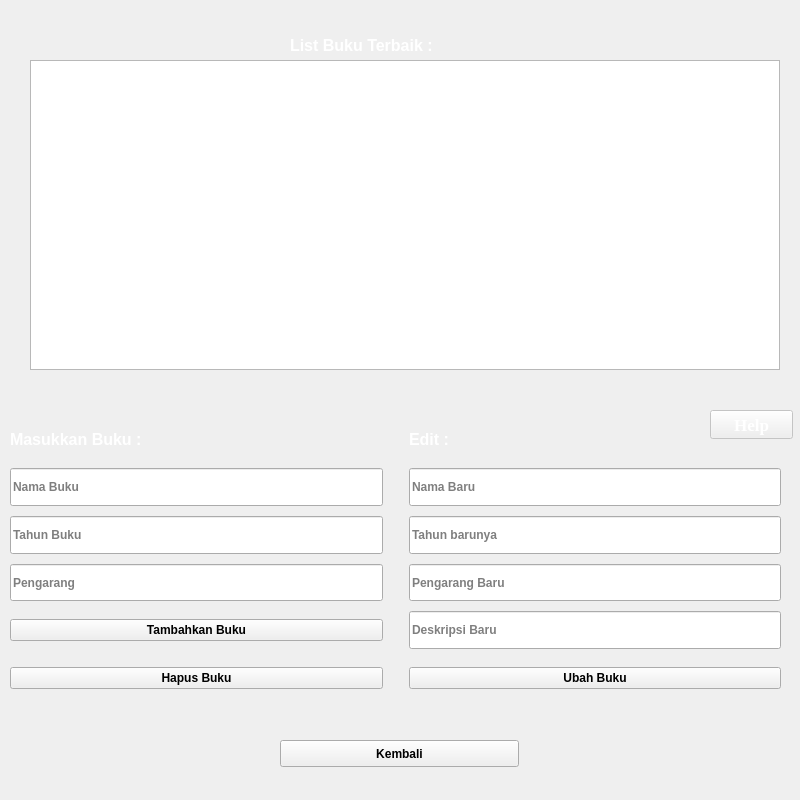
<?xml version="1.0" encoding="UTF-8"?>
<ui version="4.0">
 <class>CrudPage</class>
 <widget class="QWidget" name="CrudPage">
  <property name="geometry">
   <rect>
    <x>0</x>
    <y>0</y>
    <width>800</width>
    <height>800</height>
   </rect>
  </property>
  <property name="sizePolicy">
   <sizepolicy hsizetype="Fixed" vsizetype="Fixed">
    <horstretch>0</horstretch>
    <verstretch>0</verstretch>
   </sizepolicy>
  </property>
  <property name="font">
   <font>
    <pointsize>10</pointsize>
   </font>
  </property>
  <property name="windowTitle">
   <string>Form</string>
  </property>
  <widget class="QListWidget" name="wisataListWidget">
   <property name="geometry">
    <rect>
     <x>30</x>
     <y>60</y>
     <width>750</width>
     <height>310</height>
    </rect>
   </property>
   <property name="font">
    <font>
     <family>Tahoma</family>
     <pointsize>10</pointsize>
    </font>
   </property>
   <property name="styleSheet">
    <string notr="true">border-image: url(:/images/images/darkblue.png);
color: rgb(255, 255, 255);</string>
   </property>
  </widget>
  <widget class="QWidget" name="gridLayoutWidget">
   <property name="geometry">
    <rect>
     <x>10</x>
     <y>420</y>
     <width>771</width>
     <height>277</height>
    </rect>
   </property>
   <layout class="QGridLayout" name="gridLayout">
    <property name="verticalSpacing">
     <number>10</number>
    </property>
    <item row="0" column="0">
     <widget class="QLabel" name="label3_1">
      <property name="font">
       <font>
        <family>Tahoma</family>
        <pointsize>12</pointsize>
        <bold>true</bold>
       </font>
      </property>
      <property name="styleSheet">
       <string notr="true">color: rgb(255, 255, 255);</string>
      </property>
      <property name="text">
       <string>Masukkan Buku :</string>
      </property>
     </widget>
    </item>
    <item row="5" column="2">
     <widget class="QPushButton" name="ubahWisataButton">
      <property name="font">
       <font>
        <family>Tahoma</family>
        <pointsize>9</pointsize>
        <bold>true</bold>
       </font>
      </property>
      <property name="text">
       <string>Ubah Buku</string>
      </property>
     </widget>
    </item>
    <item row="5" column="1">
     <spacer name="verticalSpacer_5">
      <property name="orientation">
       <enum>Qt::Orientation::Vertical</enum>
      </property>
      <property name="sizeHint" stdset="0">
       <size>
        <width>20</width>
        <height>40</height>
       </size>
      </property>
     </spacer>
    </item>
    <item row="4" column="0">
     <widget class="QPushButton" name="tambahWisataButton">
      <property name="font">
       <font>
        <family>Tahoma</family>
        <pointsize>9</pointsize>
        <bold>true</bold>
       </font>
      </property>
      <property name="text">
       <string>Tambahkan Buku</string>
      </property>
     </widget>
    </item>
    <item row="3" column="1">
     <spacer name="verticalSpacer_3">
      <property name="orientation">
       <enum>Qt::Orientation::Vertical</enum>
      </property>
      <property name="sizeHint" stdset="0">
       <size>
        <width>20</width>
        <height>40</height>
       </size>
      </property>
     </spacer>
    </item>
    <item row="4" column="2">
     <widget class="QLineEdit" name="deskripsiBaruLineEdit">
      <property name="sizePolicy">
       <sizepolicy hsizetype="Expanding" vsizetype="Expanding">
        <horstretch>0</horstretch>
        <verstretch>0</verstretch>
       </sizepolicy>
      </property>
      <property name="font">
       <font>
        <family>Tahoma</family>
        <pointsize>9</pointsize>
        <bold>true</bold>
       </font>
      </property>
      <property name="styleSheet">
       <string notr="true">border-image: url(:/images/images/gray.png);</string>
      </property>
      <property name="text">
       <string/>
      </property>
      <property name="placeholderText">
       <string>Deskripsi Baru</string>
      </property>
     </widget>
    </item>
    <item row="3" column="0">
     <widget class="QLineEdit" name="deskripsiLineEdit">
      <property name="sizePolicy">
       <sizepolicy hsizetype="Expanding" vsizetype="Expanding">
        <horstretch>0</horstretch>
        <verstretch>0</verstretch>
       </sizepolicy>
      </property>
      <property name="font">
       <font>
        <family>Tahoma</family>
        <pointsize>9</pointsize>
        <bold>true</bold>
       </font>
      </property>
      <property name="styleSheet">
       <string notr="true">border-image: url(:/images/images/gray.png);</string>
      </property>
      <property name="text">
       <string/>
      </property>
      <property name="placeholderText">
       <string>Pengarang</string>
      </property>
     </widget>
    </item>
    <item row="3" column="2">
     <widget class="QLineEdit" name="lokasiBaruLineEdit">
      <property name="sizePolicy">
       <sizepolicy hsizetype="Expanding" vsizetype="Expanding">
        <horstretch>0</horstretch>
        <verstretch>0</verstretch>
       </sizepolicy>
      </property>
      <property name="font">
       <font>
        <family>Tahoma</family>
        <pointsize>9</pointsize>
        <bold>true</bold>
       </font>
      </property>
      <property name="styleSheet">
       <string notr="true">border-image: url(:/images/images/gray.png);</string>
      </property>
      <property name="text">
       <string/>
      </property>
      <property name="placeholderText">
       <string>Pengarang Baru</string>
      </property>
     </widget>
    </item>
    <item row="0" column="1">
     <spacer name="verticalSpacer_6">
      <property name="orientation">
       <enum>Qt::Orientation::Vertical</enum>
      </property>
      <property name="sizeHint" stdset="0">
       <size>
        <width>20</width>
        <height>40</height>
       </size>
      </property>
     </spacer>
    </item>
    <item row="1" column="0">
     <widget class="QLineEdit" name="namaLineEdit">
      <property name="sizePolicy">
       <sizepolicy hsizetype="Expanding" vsizetype="Expanding">
        <horstretch>0</horstretch>
        <verstretch>0</verstretch>
       </sizepolicy>
      </property>
      <property name="font">
       <font>
        <family>Tahoma</family>
        <pointsize>9</pointsize>
        <bold>true</bold>
       </font>
      </property>
      <property name="styleSheet">
       <string notr="true">border-image: url(:/images/images/gray.png);</string>
      </property>
      <property name="text">
       <string/>
      </property>
      <property name="placeholderText">
       <string>Nama Buku</string>
      </property>
     </widget>
    </item>
    <item row="2" column="1">
     <spacer name="verticalSpacer_2">
      <property name="orientation">
       <enum>Qt::Orientation::Vertical</enum>
      </property>
      <property name="sizeHint" stdset="0">
       <size>
        <width>20</width>
        <height>40</height>
       </size>
      </property>
     </spacer>
    </item>
    <item row="1" column="1">
     <spacer name="verticalSpacer">
      <property name="orientation">
       <enum>Qt::Orientation::Vertical</enum>
      </property>
      <property name="sizeHint" stdset="0">
       <size>
        <width>20</width>
        <height>40</height>
       </size>
      </property>
     </spacer>
    </item>
    <item row="4" column="1">
     <spacer name="verticalSpacer_4">
      <property name="orientation">
       <enum>Qt::Orientation::Vertical</enum>
      </property>
      <property name="sizeHint" stdset="0">
       <size>
        <width>20</width>
        <height>40</height>
       </size>
      </property>
     </spacer>
    </item>
    <item row="1" column="2">
     <widget class="QLineEdit" name="namaLamaLineEdit">
      <property name="sizePolicy">
       <sizepolicy hsizetype="Expanding" vsizetype="Expanding">
        <horstretch>0</horstretch>
        <verstretch>0</verstretch>
       </sizepolicy>
      </property>
      <property name="font">
       <font>
        <family>Tahoma</family>
        <pointsize>9</pointsize>
        <bold>true</bold>
       </font>
      </property>
      <property name="styleSheet">
       <string notr="true">border-image: url(:/images/images/gray.png);</string>
      </property>
      <property name="text">
       <string/>
      </property>
      <property name="placeholderText">
       <string>Nama Baru</string>
      </property>
     </widget>
    </item>
    <item row="2" column="2">
     <widget class="QLineEdit" name="namaBaruLineEdit">
      <property name="sizePolicy">
       <sizepolicy hsizetype="Expanding" vsizetype="Expanding">
        <horstretch>0</horstretch>
        <verstretch>0</verstretch>
       </sizepolicy>
      </property>
      <property name="font">
       <font>
        <family>Tahoma</family>
        <pointsize>9</pointsize>
        <bold>true</bold>
       </font>
      </property>
      <property name="styleSheet">
       <string notr="true">border-image: url(:/images/images/gray.png);</string>
      </property>
      <property name="text">
       <string/>
      </property>
      <property name="placeholderText">
       <string>Tahun barunya</string>
      </property>
     </widget>
    </item>
    <item row="2" column="0">
     <widget class="QLineEdit" name="lokasiLineEdit">
      <property name="sizePolicy">
       <sizepolicy hsizetype="Expanding" vsizetype="Expanding">
        <horstretch>0</horstretch>
        <verstretch>0</verstretch>
       </sizepolicy>
      </property>
      <property name="font">
       <font>
        <family>Tahoma</family>
        <pointsize>9</pointsize>
        <bold>true</bold>
       </font>
      </property>
      <property name="styleSheet">
       <string notr="true">border-image: url(:/images/images/gray.png);</string>
      </property>
      <property name="text">
       <string/>
      </property>
      <property name="placeholderText">
       <string>Tahun Buku</string>
      </property>
     </widget>
    </item>
    <item row="0" column="2">
     <widget class="QLabel" name="label3_2">
      <property name="font">
       <font>
        <family>Tahoma</family>
        <pointsize>12</pointsize>
        <bold>true</bold>
       </font>
      </property>
      <property name="styleSheet">
       <string notr="true">color: rgb(255, 255, 255);</string>
      </property>
      <property name="text">
       <string>Edit :</string>
      </property>
     </widget>
    </item>
    <item row="5" column="0">
     <widget class="QPushButton" name="hapusWisataButton">
      <property name="font">
       <font>
        <family>Tahoma</family>
        <pointsize>9</pointsize>
        <bold>true</bold>
       </font>
      </property>
      <property name="text">
       <string>Hapus Buku</string>
      </property>
     </widget>
    </item>
   </layout>
  </widget>
  <widget class="QPushButton" name="helpButton">
   <property name="enabled">
    <bool>false</bool>
   </property>
   <property name="geometry">
    <rect>
     <x>710</x>
     <y>410</y>
     <width>83</width>
     <height>29</height>
    </rect>
   </property>
   <property name="font">
    <font>
     <family>Times New Roman</family>
     <pointsize>13</pointsize>
     <bold>true</bold>
    </font>
   </property>
   <property name="styleSheet">
    <string notr="true">border-image: url(:/images/images/orange.png);
color: rgb(255, 255, 255);</string>
   </property>
   <property name="text">
    <string>Help</string>
   </property>
   <property name="checkable">
    <bool>false</bool>
   </property>
  </widget>
  <widget class="QLabel" name="labelImg3_1">
   <property name="geometry">
    <rect>
     <x>0</x>
     <y>0</y>
     <width>800</width>
     <height>800</height>
    </rect>
   </property>
   <property name="sizePolicy">
    <sizepolicy hsizetype="Fixed" vsizetype="Fixed">
     <horstretch>0</horstretch>
     <verstretch>0</verstretch>
    </sizepolicy>
   </property>
   <property name="minimumSize">
    <size>
     <width>800</width>
     <height>800</height>
    </size>
   </property>
   <property name="maximumSize">
    <size>
     <width>800</width>
     <height>800</height>
    </size>
   </property>
   <property name="styleSheet">
    <string notr="true">image: url(:/images/images/Untitled-2.jpg);</string>
   </property>
   <property name="text">
    <string/>
   </property>
  </widget>
  <widget class="QPushButton" name="backButton">
   <property name="geometry">
    <rect>
     <x>280</x>
     <y>740</y>
     <width>239</width>
     <height>27</height>
    </rect>
   </property>
   <property name="font">
    <font>
     <family>Tahoma</family>
     <pointsize>9</pointsize>
     <bold>true</bold>
    </font>
   </property>
   <property name="text">
    <string>Kembali</string>
   </property>
  </widget>
  <widget class="QLabel" name="label3_3">
   <property name="geometry">
    <rect>
     <x>10</x>
     <y>80</y>
     <width>750</width>
     <height>310</height>
    </rect>
   </property>
   <property name="styleSheet">
    <string notr="true">border-image: url(:/images/images/orange.png);</string>
   </property>
   <property name="text">
    <string/>
   </property>
  </widget>
  <widget class="QLabel" name="label3_4">
   <property name="geometry">
    <rect>
     <x>290</x>
     <y>30</y>
     <width>221</width>
     <height>30</height>
    </rect>
   </property>
   <property name="font">
    <font>
     <family>Tahoma</family>
     <pointsize>12</pointsize>
     <bold>true</bold>
    </font>
   </property>
   <property name="styleSheet">
    <string notr="true">color: rgb(255, 255, 255);
background-image: url(:/images/images/darkblue.png);</string>
   </property>
   <property name="text">
    <string>List Buku Terbaik :</string>
   </property>
   <property name="margin">
    <number>5</number>
   </property>
  </widget>
  <widget class="QLabel" name="label3_5">
   <property name="geometry">
    <rect>
     <x>280</x>
     <y>40</y>
     <width>221</width>
     <height>30</height>
    </rect>
   </property>
   <property name="font">
    <font>
     <family>Tahoma</family>
     <pointsize>12</pointsize>
     <bold>true</bold>
    </font>
   </property>
   <property name="styleSheet">
    <string notr="true">background-image: url(:/images/images/orange.png);</string>
   </property>
   <property name="text">
    <string/>
   </property>
   <property name="margin">
    <number>5</number>
   </property>
  </widget>
  <zorder>labelImg3_1</zorder>
  <zorder>label3_3</zorder>
  <zorder>gridLayoutWidget</zorder>
  <zorder>backButton</zorder>
  <zorder>label3_5</zorder>
  <zorder>label3_4</zorder>
  <zorder>wisataListWidget</zorder>
  <zorder>helpButton</zorder>
 </widget>
 <resources/>
 <connections/>
</ui>
